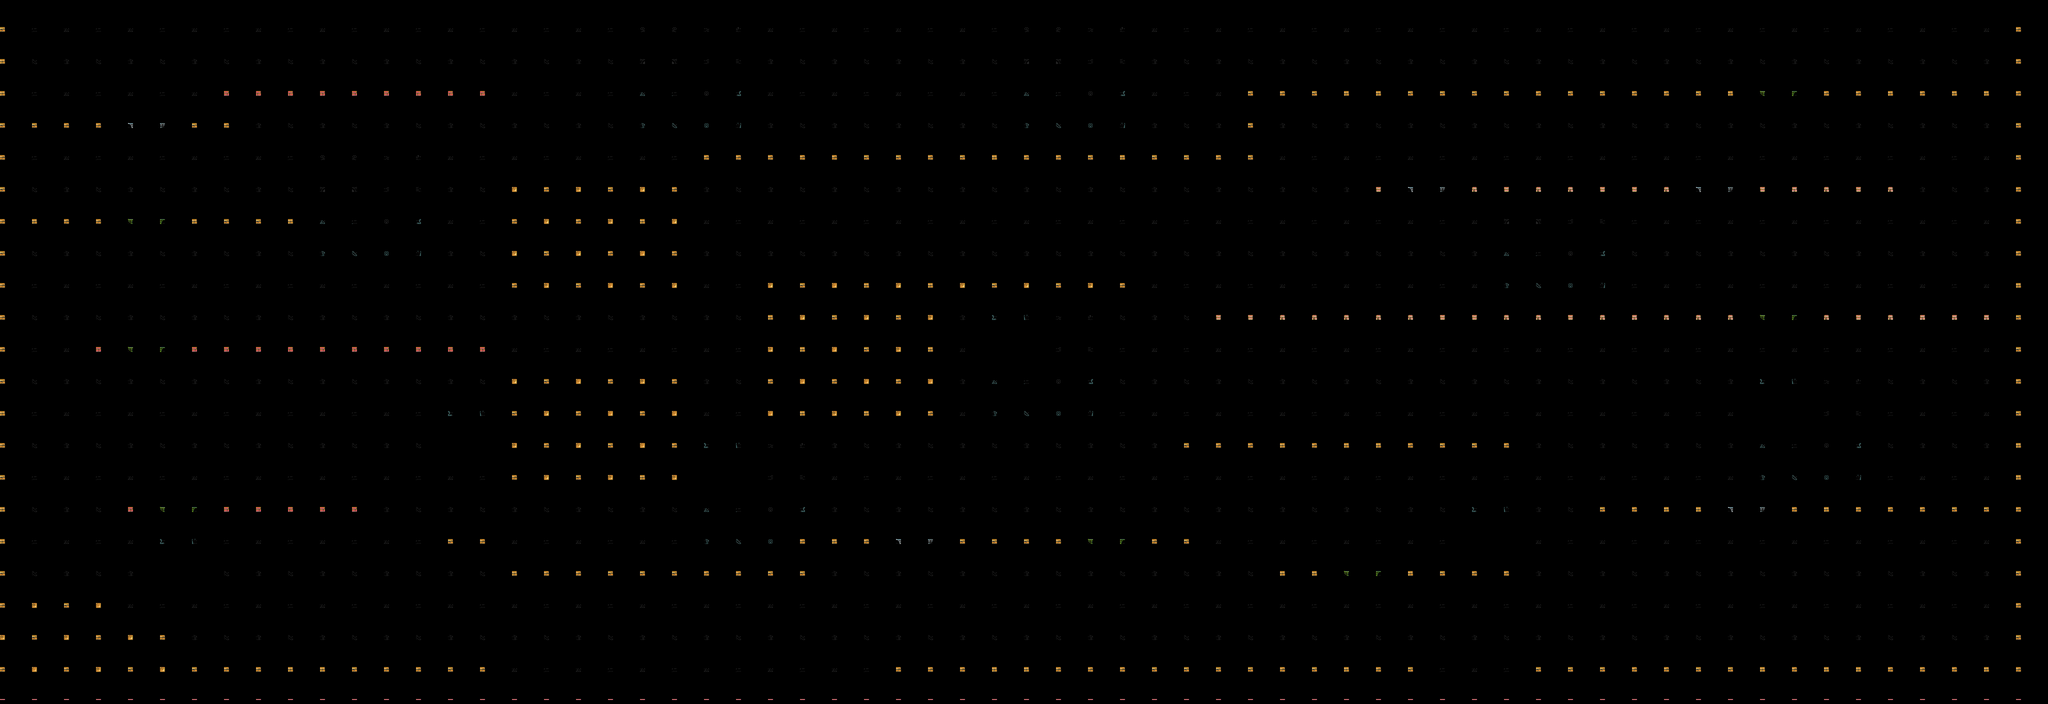

This is a level from a 2D game, rendered from its Tiled map with the project's own tilesets. A one-line summary and the map file follow, with tile-layer data summarised:
An orthogonal 64x22 tile map with 64x64 px tiles, 2 tile layers (back, front), 1 hidden layer not drawn and 28 objects (7x Picker, 5x Jewel, 4x Dagger, 3x Mummy, 3x Wall, ...).

<map version="1.10" tiledversion="1.11.2" orientation="orthogonal" renderorder="right-down" width="64" height="22" tilewidth="64" tileheight="64" infinite="0" nextlayerid="4" nextobjectid="52">
 <tileset firstgid="1" source="tiles_new.tsx" />
 <layer id="1" name="back" width="64" height="22">
  <data>[1408 cells, 1408 non-empty, 24 distinct tile ids]</data>
 </layer>
 <layer id="2" name="front" width="64" height="22">
  <data>[1408 cells, 433 non-empty, 17 distinct tile ids]</data>
 </layer>
 <layer id="3" name="stairs" width="64" height="22" visible="0">
  <data>[1408 cells, 80 non-empty, 4 distinct tile ids]</data>
 </layer>
 <objectgroup id="3" name="items" visible="0">
  <object id="1" type="Dagger" gid="137" x="140" y="20" width="10" height="10">
   <properties>
    <property name="p0" value="137" />
   </properties>
  </object>
  <object id="2" type="Dagger" gid="137" x="110" y="150" width="10" height="10">
   <properties>
    <property name="p0" value="137" />
   </properties>
  </object>
  <object id="3" type="Dagger" gid="137" x="400" y="170" width="10" height="10">
   <properties>
    <property name="p0" value="137" />
   </properties>
  </object>
  <object id="4" type="Dagger" gid="137" x="540" y="90" width="10" height="10">
   <properties>
    <property name="p0" value="137" />
   </properties>
  </object>
  <object id="5" type="Picker" gid="138" x="380" y="40" width="10" height="10">
   <properties>
    <property name="p0" value="138" />
   </properties>
  </object>
  <object id="6" type="Picker" gid="138" x="450" y="70" width="10" height="10">
   <properties>
    <property name="p0" value="138" />
   </properties>
  </object>
  <object id="7" type="Picker" gid="138" x="280" y="80" width="10" height="10">
   <properties>
    <property name="p0" value="138" />
   </properties>
  </object>
  <object id="8" type="Picker" gid="138" x="540" y="70" width="10" height="10">
   <properties>
    <property name="p0" value="138" />
   </properties>
  </object>
  <object id="9" type="Picker" gid="138" x="540" y="180" width="10" height="10">
   <properties>
    <property name="p0" value="138" />
   </properties>
  </object>
  <object id="10" type="Picker" gid="138" x="50" y="130" width="10" height="10">
   <properties>
    <property name="p0" value="138" />
   </properties>
  </object>
  <object id="11" type="Picker" gid="138" x="40" y="80" width="10" height="10">
   <properties>
    <property name="p0" value="138" />
   </properties>
  </object>
  <object id="12" type="Jewel" gid="133" x="30" y="30" width="10" height="10">
   <properties>
    <property name="p0" value="133" />
   </properties>
  </object>
  <object id="13" type="Jewel" gid="136" x="140" y="160" width="10" height="10">
   <properties>
    <property name="p0" value="136" />
   </properties>
  </object>
  <object id="14" type="Jewel" gid="131" x="200" y="110" width="10" height="10">
   <properties>
    <property name="p0" value="131" />
   </properties>
  </object>
  <object id="15" type="Jewel" gid="132" x="430" y="130" width="10" height="10">
   <properties>
    <property name="p0" value="132" />
   </properties>
  </object>
  <object id="16" type="Jewel" gid="134" x="340" y="80" width="10" height="10">
   <properties>
    <property name="p0" value="134" />
   </properties>
  </object>
  <object id="17" type="Door" gid="127" x="560" y="180" width="10" height="10">
   <properties>
    <property name="p0" value="1" />
   </properties>
  </object>
  <object id="18" type="Door" gid="127" x="170" y="190" width="10" height="10">
   <properties>
    <property name="p0" value="0" />
   </properties>
  </object>
  <object id="19" type="Giratory" gid="107" x="380" y="130" width="10" height="10">
   <properties>
    <property name="p0" value="0" />
   </properties>
  </object>
  <object id="44" type="Mummy" gid="124" x="230" y="40" width="10" height="10">
   <properties>
    <property name="p0" value="2" />
   </properties>
  </object>
  <object id="45" type="Mummy" gid="123" x="290" y="200" width="10" height="10">
   <properties>
    <property name="p0" value="1" />
   </properties>
  </object>
  <object id="46" type="Mummy" gid="122" x="560" y="150" width="10" height="10">
   <properties>
    <property name="p0" value="0" />
   </properties>
  </object>
  <object id="47" type="Wall" gid="128" x="520" y="100" width="10" height="10">
   <properties>
    <property name="p0" value="0" />
   </properties>
  </object>
  <object id="48" type="Wall" gid="128" x="360" y="50" width="10" height="10">
   <properties>
    <property name="p0" value="1" />
   </properties>
  </object>
  <object id="49" type="Wall" gid="128" x="100" y="30" width="10" height="10">
   <properties>
    <property name="p0" value="2" />
   </properties>
  </object>
  <object id="50" type="Activator" gid="129" x="530" y="150" width="10" height="10">
   <properties>
    <property name="p0" value="0" />
   </properties>
  </object>
  <object id="51" type="Activator" gid="129" x="370" y="160" width="10" height="10">
   <properties>
    <property name="p0" value="1" />
   </properties>
  </object>
  <object id="52" type="Activator" gid="129" x="110" y="100" width="10" height="10">
   <properties>
    <property name="p0" value="2" />
   </properties>
  </object>
 </objectgroup>
</map>
